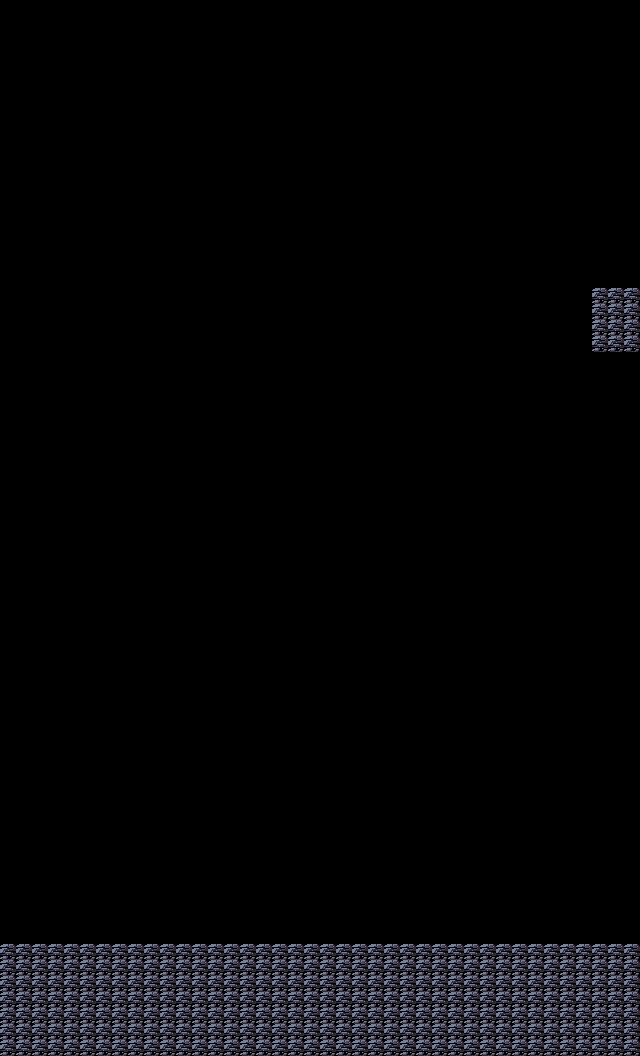

Tiled map render using the project's own tile images. Description and the whole map definition, tile-layer contents included, below:
An orthogonal 40x66 tile map with 16x16 px tiles, 1 tile layer (Collision).

<map version="1.10" tiledversion="1.10.2" orientation="orthogonal" renderorder="right-down" width="40" height="66" tilewidth="16" tileheight="16" infinite="0" nextlayerid="2" nextobjectid="1">
 <tileset firstgid="1" source="../tileset/tileset.tsx" />
 <layer id="1" name="Collision" width="40" height="66">
  <data encoding="csv">
0,0,0,0,0,0,0,0,0,0,0,0,0,0,0,0,0,0,0,0,0,0,0,0,0,0,0,0,0,0,0,0,0,0,0,0,0,0,0,0,
0,0,0,0,0,0,0,0,0,0,0,0,0,0,0,0,0,0,0,0,0,0,0,0,0,0,0,0,0,0,0,0,0,0,0,0,0,0,0,0,
0,0,0,0,0,0,0,0,0,0,0,0,0,0,0,0,0,0,0,0,0,0,0,0,0,0,0,0,0,0,0,0,0,0,0,0,0,0,0,0,
0,0,0,0,0,0,0,0,0,0,0,0,0,0,0,0,0,0,0,0,0,0,0,0,0,0,0,0,0,0,0,0,0,0,0,0,0,0,0,0,
0,0,0,0,0,0,0,0,0,0,0,0,0,0,0,0,0,0,0,0,0,0,0,0,0,0,0,0,0,0,0,0,0,0,0,0,0,0,0,0,
0,0,0,0,0,0,0,0,0,0,0,0,0,0,0,0,0,0,0,0,0,0,0,0,0,0,0,0,0,0,0,0,0,0,0,0,0,0,0,0,
0,0,0,0,0,0,0,0,0,0,0,0,0,0,0,0,0,0,0,0,0,0,0,0,0,0,0,0,0,0,0,0,0,0,0,0,0,0,0,0,
0,0,0,0,0,0,0,0,0,0,0,0,0,0,0,0,0,0,0,0,0,0,0,0,0,0,0,0,0,0,0,0,0,0,0,0,0,0,0,0,
0,0,0,0,0,0,0,0,0,0,0,0,0,0,0,0,0,0,0,0,0,0,0,0,0,0,0,0,0,0,0,0,0,0,0,0,0,0,0,0,
0,0,0,0,0,0,0,0,0,0,0,0,0,0,0,0,0,0,0,0,0,0,0,0,0,0,0,0,0,0,0,0,0,0,0,0,0,0,0,0,
0,0,0,0,0,0,0,0,0,0,0,0,0,0,0,0,0,0,0,0,0,0,0,0,0,0,0,0,0,0,0,0,0,0,0,0,0,0,0,0,
0,0,0,0,0,0,0,0,0,0,0,0,0,0,0,0,0,0,0,0,0,0,0,0,0,0,0,0,0,0,0,0,0,0,0,0,0,0,0,0,
0,0,0,0,0,0,0,0,0,0,0,0,0,0,0,0,0,0,0,0,0,0,0,0,0,0,0,0,0,0,0,0,0,0,0,0,0,0,0,0,
0,0,0,0,0,0,0,0,0,0,0,0,0,0,0,0,0,0,0,0,0,0,0,0,0,0,0,0,0,0,0,0,0,0,0,0,0,0,0,0,
0,0,0,0,0,0,0,0,0,0,0,0,0,0,0,0,0,0,0,0,0,0,0,0,0,0,0,0,0,0,0,0,0,0,0,0,0,0,0,0,
0,0,0,0,0,0,0,0,0,0,0,0,0,0,0,0,0,0,0,0,0,0,0,0,0,0,0,0,0,0,0,0,0,0,0,0,0,0,0,0,
0,0,0,0,0,0,0,0,0,0,0,0,0,0,0,0,0,0,0,0,0,0,0,0,0,0,0,0,0,0,0,0,0,0,0,0,0,0,0,0,
0,0,0,0,0,0,0,0,0,0,0,0,0,0,0,0,0,0,0,0,0,0,0,0,0,0,0,0,0,0,0,0,0,0,0,0,0,0,0,0,
0,0,0,0,0,0,0,0,0,0,0,0,0,0,0,0,0,0,0,0,0,0,0,0,0,0,0,0,0,0,0,0,0,0,0,0,0,1,1,1,
0,0,0,0,0,0,0,0,0,0,0,0,0,0,0,0,0,0,0,0,0,0,0,0,0,0,0,0,0,0,0,0,0,0,0,0,0,1,1,1,
0,0,0,0,0,0,0,0,0,0,0,0,0,0,0,0,0,0,0,0,0,0,0,0,0,0,0,0,0,0,0,0,0,0,0,0,0,1,1,1,
0,0,0,0,0,0,0,0,0,0,0,0,0,0,0,0,0,0,0,0,0,0,0,0,0,0,0,0,0,0,0,0,0,0,0,0,0,1,1,1,
0,0,0,0,0,0,0,0,0,0,0,0,0,0,0,0,0,0,0,0,0,0,0,0,0,0,0,0,0,0,0,0,0,0,0,0,0,0,0,0,
0,0,0,0,0,0,0,0,0,0,0,0,0,0,0,0,0,0,0,0,0,0,0,0,0,0,0,0,0,0,0,0,0,0,0,0,0,0,0,0,
0,0,0,0,0,0,0,0,0,0,0,0,0,0,0,0,0,0,0,0,0,0,0,0,0,0,0,0,0,0,0,0,0,0,0,0,0,0,0,0,
0,0,0,0,0,0,0,0,0,0,0,0,0,0,0,0,0,0,0,0,0,0,0,0,0,0,0,0,0,0,0,0,0,0,0,0,0,0,0,0,
0,0,0,0,0,0,0,0,0,0,0,0,0,0,0,0,0,0,0,0,0,0,0,0,0,0,0,0,0,0,0,0,0,0,0,0,0,0,0,0,
0,0,0,0,0,0,0,0,0,0,0,0,0,0,0,0,0,0,0,0,0,0,0,0,0,0,0,0,0,0,0,0,0,0,0,0,0,0,0,0,
0,0,0,0,0,0,0,0,0,0,0,0,0,0,0,0,0,0,0,0,0,0,0,0,0,0,0,0,0,0,0,0,0,0,0,0,0,0,0,0,
0,0,0,0,0,0,0,0,0,0,0,0,0,0,0,0,0,0,0,0,0,0,0,0,0,0,0,0,0,0,0,0,0,0,0,0,0,0,0,0,
0,0,0,0,0,0,0,0,0,0,0,0,0,0,0,0,0,0,0,0,0,0,0,0,0,0,0,0,0,0,0,0,0,0,0,0,0,0,0,0,
0,0,0,0,0,0,0,0,0,0,0,0,0,0,0,0,0,0,0,0,0,0,0,0,0,0,0,0,0,0,0,0,0,0,0,0,0,0,0,0,
0,0,0,0,0,0,0,0,0,0,0,0,0,0,0,0,0,0,0,0,0,0,0,0,0,0,0,0,0,0,0,0,0,0,0,0,0,0,0,0,
0,0,0,0,0,0,0,0,0,0,0,0,0,0,0,0,0,0,0,0,0,0,0,0,0,0,0,0,0,0,0,0,0,0,0,0,0,0,0,0,
0,0,0,0,0,0,0,0,0,0,0,0,0,0,0,0,0,0,0,0,0,0,0,0,0,0,0,0,0,0,0,0,0,0,0,0,0,0,0,0,
0,0,0,0,0,0,0,0,0,0,0,0,0,0,0,0,0,0,0,0,0,0,0,0,0,0,0,0,0,0,0,0,0,0,0,0,0,0,0,0,
0,0,0,0,0,0,0,0,0,0,0,0,0,0,0,0,0,0,0,0,0,0,0,0,0,0,0,0,0,0,0,0,0,0,0,0,0,0,0,0,
0,0,0,0,0,0,0,0,0,0,0,0,0,0,0,0,0,0,0,0,0,0,0,0,0,0,0,0,0,0,0,0,0,0,0,0,0,0,0,0,
0,0,0,0,0,0,0,0,0,0,0,0,0,0,0,0,0,0,0,0,0,0,0,0,0,0,0,0,0,0,0,0,0,0,0,0,0,0,0,0,
0,0,0,0,0,0,0,0,0,0,0,0,0,0,0,0,0,0,0,0,0,0,0,0,0,0,0,0,0,0,0,0,0,0,0,0,0,0,0,0,
0,0,0,0,0,0,0,0,0,0,0,0,0,0,0,0,0,0,0,0,0,0,0,0,0,0,0,0,0,0,0,0,0,0,0,0,0,0,0,0,
0,0,0,0,0,0,0,0,0,0,0,0,0,0,0,0,0,0,0,0,0,0,0,0,0,0,0,0,0,0,0,0,0,0,0,0,0,0,0,0,
0,0,0,0,0,0,0,0,0,0,0,0,0,0,0,0,0,0,0,0,0,0,0,0,0,0,0,0,0,0,0,0,0,0,0,0,0,0,0,0,
0,0,0,0,0,0,0,0,0,0,0,0,0,0,0,0,0,0,0,0,0,0,0,0,0,0,0,0,0,0,0,0,0,0,0,0,0,0,0,0,
0,0,0,0,0,0,0,0,0,0,0,0,0,0,0,0,0,0,0,0,0,0,0,0,0,0,0,0,0,0,0,0,0,0,0,0,0,0,0,0,
0,0,0,0,0,0,0,0,0,0,0,0,0,0,0,0,0,0,0,0,0,0,0,0,0,0,0,0,0,0,0,0,0,0,0,0,0,0,0,0,
0,0,0,0,0,0,0,0,0,0,0,0,0,0,0,0,0,0,0,0,0,0,0,0,0,0,0,0,0,0,0,0,0,0,0,0,0,0,0,0,
0,0,0,0,0,0,0,0,0,0,0,0,0,0,0,0,0,0,0,0,0,0,0,0,0,0,0,0,0,0,0,0,0,0,0,0,0,0,0,0,
0,0,0,0,0,0,0,0,0,0,0,0,0,0,0,0,0,0,0,0,0,0,0,0,0,0,0,0,0,0,0,0,0,0,0,0,0,0,0,0,
0,0,0,0,0,0,0,0,0,0,0,0,0,0,0,0,0,0,0,0,0,0,0,0,0,0,0,0,0,0,0,0,0,0,0,0,0,0,0,0,
0,0,0,0,0,0,0,0,0,0,0,0,0,0,0,0,0,0,0,0,0,0,0,0,0,0,0,0,0,0,0,0,0,0,0,0,0,0,0,0,
0,0,0,0,0,0,0,0,0,0,0,0,0,0,0,0,0,0,0,0,0,0,0,0,0,0,0,0,0,0,0,0,0,0,0,0,0,0,0,0,
0,0,0,0,0,0,0,0,0,0,0,0,0,0,0,0,0,0,0,0,0,0,0,0,0,0,0,0,0,0,0,0,0,0,0,0,0,0,0,0,
0,0,0,0,0,0,0,0,0,0,0,0,0,0,0,0,0,0,0,0,0,0,0,0,0,0,0,0,0,0,0,0,0,0,0,0,0,0,0,0,
0,0,0,0,0,0,0,0,0,0,0,0,0,0,0,0,0,0,0,0,0,0,0,0,0,0,0,0,0,0,0,0,0,0,0,0,0,0,0,0,
0,0,0,0,0,0,0,0,0,0,0,0,0,0,0,0,0,0,0,0,0,0,0,0,0,0,0,0,0,0,0,0,0,0,0,0,0,0,0,0,
0,0,0,0,0,0,0,0,0,0,0,0,0,0,0,0,0,0,0,0,0,0,0,0,0,0,0,0,0,0,0,0,0,0,0,0,0,0,0,0,
0,0,0,0,0,0,0,0,0,0,0,0,0,0,0,0,0,0,0,0,0,0,0,0,0,0,0,0,0,0,0,0,0,0,0,0,0,0,0,0,
0,0,0,0,0,0,0,0,0,0,0,0,0,0,0,0,0,0,0,0,0,0,0,0,0,0,0,0,0,0,0,0,0,0,0,0,0,0,0,0,
1,1,1,1,1,1,1,1,1,1,1,1,1,1,1,1,1,1,1,1,1,1,1,1,1,1,1,1,1,1,1,1,1,1,1,1,1,1,1,1,
1,1,1,1,1,1,1,1,1,1,1,1,1,1,1,1,1,1,1,1,1,1,1,1,1,1,1,1,1,1,1,1,1,1,1,1,1,1,1,1,
1,1,1,1,1,1,1,1,1,1,1,1,1,1,1,1,1,1,1,1,1,1,1,1,1,1,1,1,1,1,1,1,1,1,1,1,1,1,1,1,
1,1,1,1,1,1,1,1,1,1,1,1,1,1,1,1,1,1,1,1,1,1,1,1,1,1,1,1,1,1,1,1,1,1,1,1,1,1,1,1,
1,1,1,1,1,1,1,1,1,1,1,1,1,1,1,1,1,1,1,1,1,1,1,1,1,1,1,1,1,1,1,1,1,1,1,1,1,1,1,1,
1,1,1,1,1,1,1,1,1,1,1,1,1,1,1,1,1,1,1,1,1,1,1,1,1,1,1,1,1,1,1,1,1,1,1,1,1,1,1,1,
1,1,1,1,1,1,1,1,1,1,1,1,1,1,1,1,1,1,1,1,1,1,1,1,1,1,1,1,1,1,1,1,1,1,1,1,1,1,1,1
</data>
 </layer>
</map>
